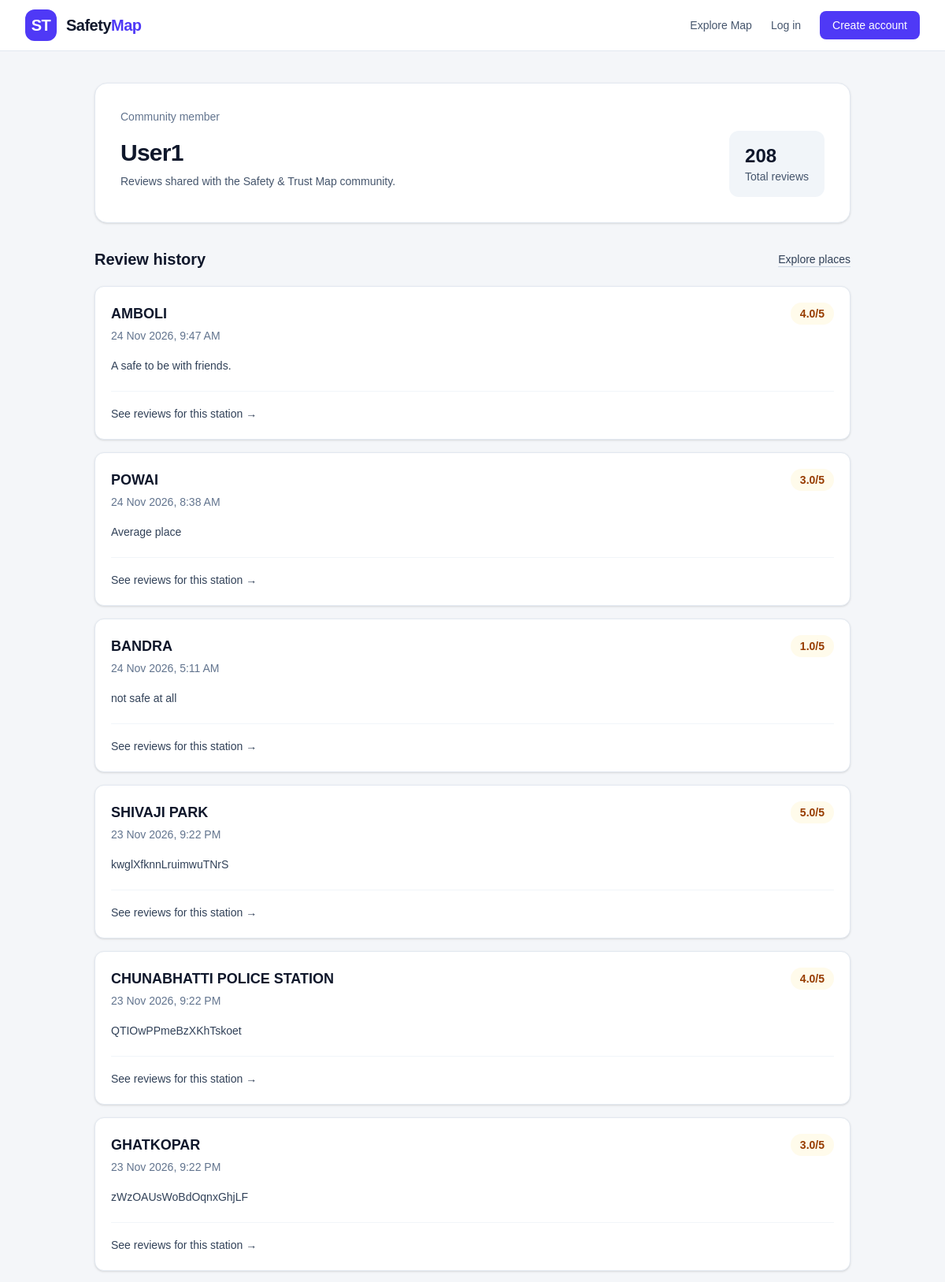
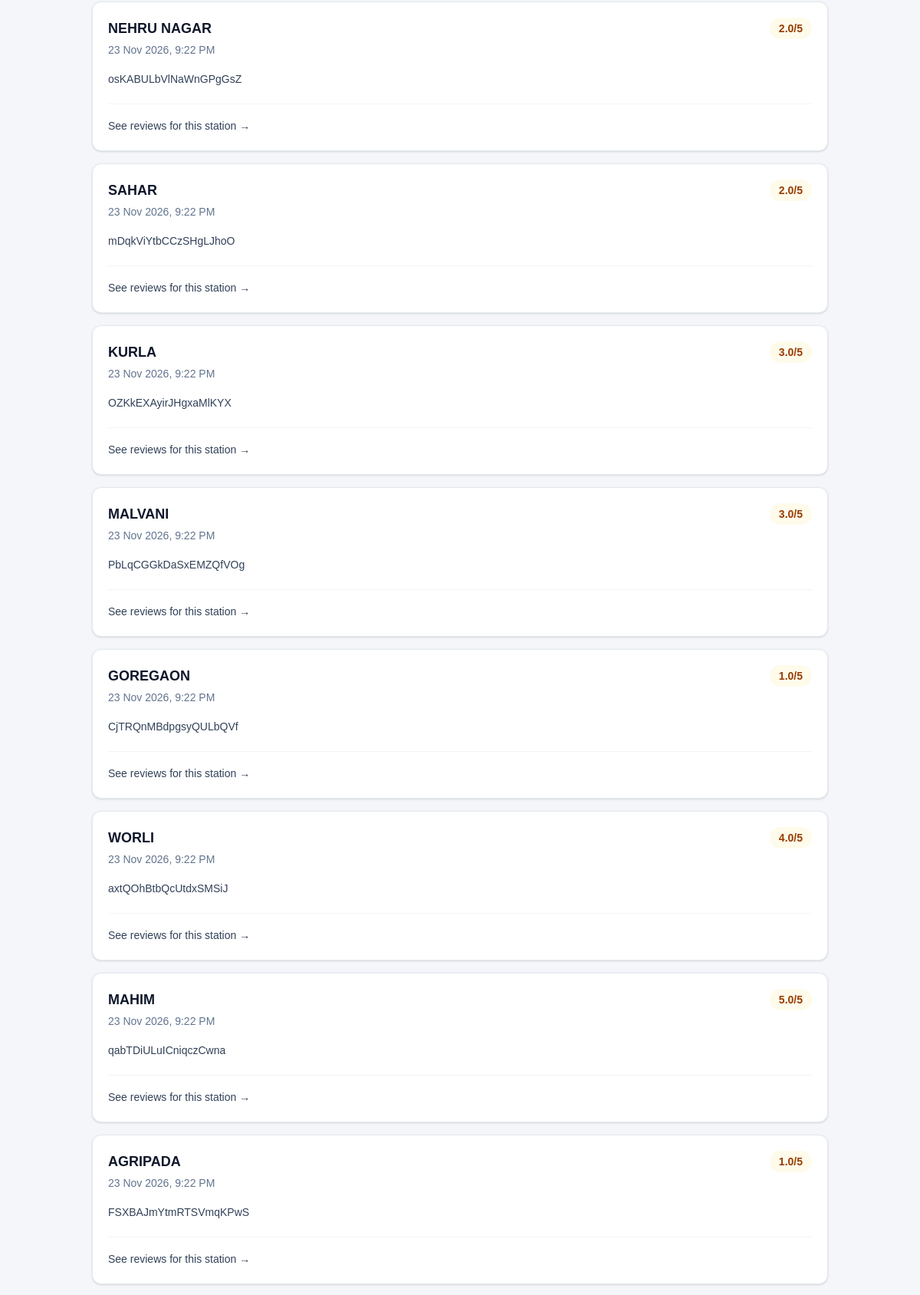
Page /crime/users/User1/reviews/ (upper part) on the committed database (2 pictures, top to bottom).
### crime_data/models.py (models this page shows, shortened)
class Region_Reviews(models.Model):
    user = models.ForeignKey(
        User,
        on_delete=models.CASCADE,
        related_name="region_reviews",
        null=True,
        blank=True,
    )
    police_station = models.ForeignKey(
        PoliceStation,
        on_delete=models.PROTECT,
        related_name="reviews",
        null=True,
        blank=True,
    )
    review = models.TextField(max_length=2048)
    rating = models.PositiveSmallIntegerField()
    created_at = models.DateTimeField(auto_now_add=True,null=True,
    blank=True,)
    class Meta:
        ordering = ["-created_at"]

class PoliceStation(models.Model):
    name = models.CharField(max_length=100, unique=True)
    class Meta:
        ordering = ["name"]

### crime_data/views.py (the view)
def user_reviews(request, username):
    profile_user = get_object_or_404(
        User,
        username=username,
    )
    reviews = profile_user.region_reviews.all()
    total_reviews = reviews.count()
    return render(
        request,
        "crime_data/user_reviews.html",
        {
            "profile_user": profile_user,
            "reviews": reviews,
            "total_reviews": total_reviews,
        },
    )

### crime_data/templates/crime_data/user_reviews.html (shortened to what this page needs)
{% extends "app/base.html" %}
{% block content %}
<div class="mx-auto max-w-5xl px-4 py-10 sm:px-6 lg:px-8">
    <div class="mb-8 rounded-2xl border border-slate-200 bg-white p-6 shadow-sm sm:p-8">
        <p class="text-sm font-medium text-slate-500">
            Community member
        </p>
        <div class="mt-2 flex flex-col gap-4 sm:flex-row sm:items-center sm:justify-between">
            <div>
                <h1 class="text-3xl font-bold tracking-tight text-slate-900">
                    {{ profile_user.username }}
                </h1>
                <p class="mt-2 text-sm text-slate-600">
                    Reviews shared with the Safety & Trust Map community.
                </p>
            </div>
            <div class="rounded-xl bg-slate-100 px-5 py-4">
                <p class="text-2xl font-bold text-slate-900">
                    {{ total_reviews }}
                </p>
                <p class="text-sm text-slate-600">
                    Total reviews
                </p>
            </div>
        </div>
    </div>
    <div class="mb-5 flex items-center justify-between">
        <h2 class="text-xl font-semibold text-slate-900">
            Review history
        </h2>
        <a href="{% url 'search_place_reviews' %}"
           class="text-sm font-medium text-slate-700 underline decoration-slate-300 underline-offset-4 hover:text-slate-950">
            Explore places
        </a>
    </div>
    {% for review in reviews %}
        <article class="mb-4 rounded-xl border border-slate-200 bg-white p-5 shadow-sm">
            <div class="flex flex-col gap-3 sm:flex-row sm:items-start sm:justify-between">
                <div>
                    <h3 class="text-lg font-semibold text-slate-900">
                        {{ review.police_station.name }}
                    </h3>
                    <p class="mt-1 text-sm text-slate-500">
                        {{ review.created_at|date:"d M Y, g:i A" }}
                    </p>
                </div>
                <span class="inline-flex w-fit items-center rounded-full bg-amber-50 px-3 py-1 text-sm font-semibold text-amber-800">
                    {{ review.rating }}/5
                </span>
            </div>
            <p class="mt-4 whitespace-pre-line break-words text-sm leading-6 text-slate-700">{{ review.review }}</p>
            <div class="mt-5 border-t border-slate-100 pt-4">
                <a href="{% url 'search_place_reviews' %}?q={{ review.police_station.name|urlencode }}"
                   class="text-sm font-medium text-slate-700 hover:text-slate-950">
                    See reviews for this station &rarr;
                </a>
            </div>
        </article>
    {% endfor %}
</div>
{% endblock %}

### crime_data/static/crime_data/css/styles.css (style rules this page uses)
* { box-sizing: border-box; }
body { margin: 0; font-family: Arial, sans-serif; background: #f4f6f9; }

### rows in the picture
Region_Reviews: police_station.name "AMBOLI", created_at "24 Nov 2026, 9:47 AM", rating "4.0", review "A safe to be with friends."
Region_Reviews: police_station.name "POWAI", created_at "24 Nov 2026, 8:38 AM", rating "3.0", review "Average place"
Region_Reviews: police_station.name "BANDRA", created_at "24 Nov 2026, 5:11 AM", rating "1.0", review "not safe at all"
Region_Reviews: police_station.name "SHIVAJI PARK", created_at "23 Nov 2026, 9:22 PM", rating "5.0", review "kwglXfknnLruimwuTNrS"
Region_Reviews: police_station.name "CHUNABHATTI POLICE STATION", created_at "23 Nov 2026, 9:22 PM", rating "4.0", review "QTIOwPPmeBzXKhTskoet"
Region_Reviews: police_station.name "GHATKOPAR", created_at "23 Nov 2026, 9:22 PM", rating "3.0", review "zWzOAUsWoBdOqnxGhjLF"
Region_Reviews: police_station.name "NEHRU NAGAR", created_at "23 Nov 2026, 9:22 PM", rating "2.0", review "osKABULbVlNaWnGPgGsZ"
Region_Reviews: police_station.name "SAHAR", created_at "23 Nov 2026, 9:22 PM", rating "2.0", review "mDqkViYtbCCzSHgLJhoO"
Region_Reviews: police_station.name "KURLA", created_at "23 Nov 2026, 9:22 PM", rating "3.0", review "OZKkEXAyirJHgxaMlKYX"
Region_Reviews: police_station.name "MALVANI", created_at "23 Nov 2026, 9:22 PM", rating "3.0", review "PbLqCGGkDaSxEMZQfVOg"
Region_Reviews: police_station.name "GOREGAON", created_at "23 Nov 2026, 9:22 PM", rating "1.0", review "CjTRQnMBdpgsyQULbQVf"
Region_Reviews: police_station.name "WORLI", created_at "23 Nov 2026, 9:22 PM", rating "4.0", review "axtQOhBtbQcUtdxSMSiJ"
Region_Reviews: police_station.name "MAHIM", created_at "23 Nov 2026, 9:22 PM", rating "5.0", review "qabTDiULuICniqczCwna"
Region_Reviews: police_station.name "AGRIPADA", created_at "23 Nov 2026, 9:22 PM", rating "1.0", review "FSXBAJmYtmRTSVmqKPwS"

### other values in the picture
{{ profile_user.username }} "User1"
{{ total_reviews }} "208"
